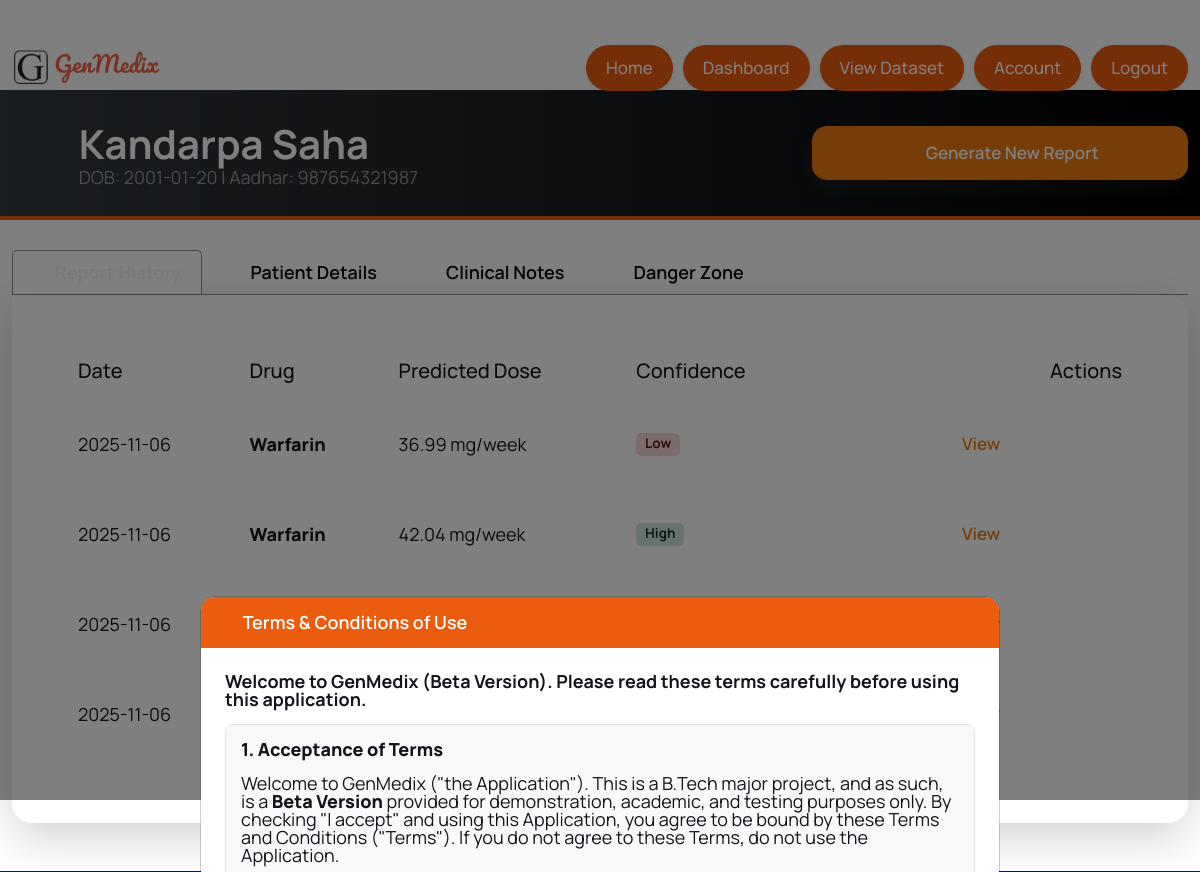
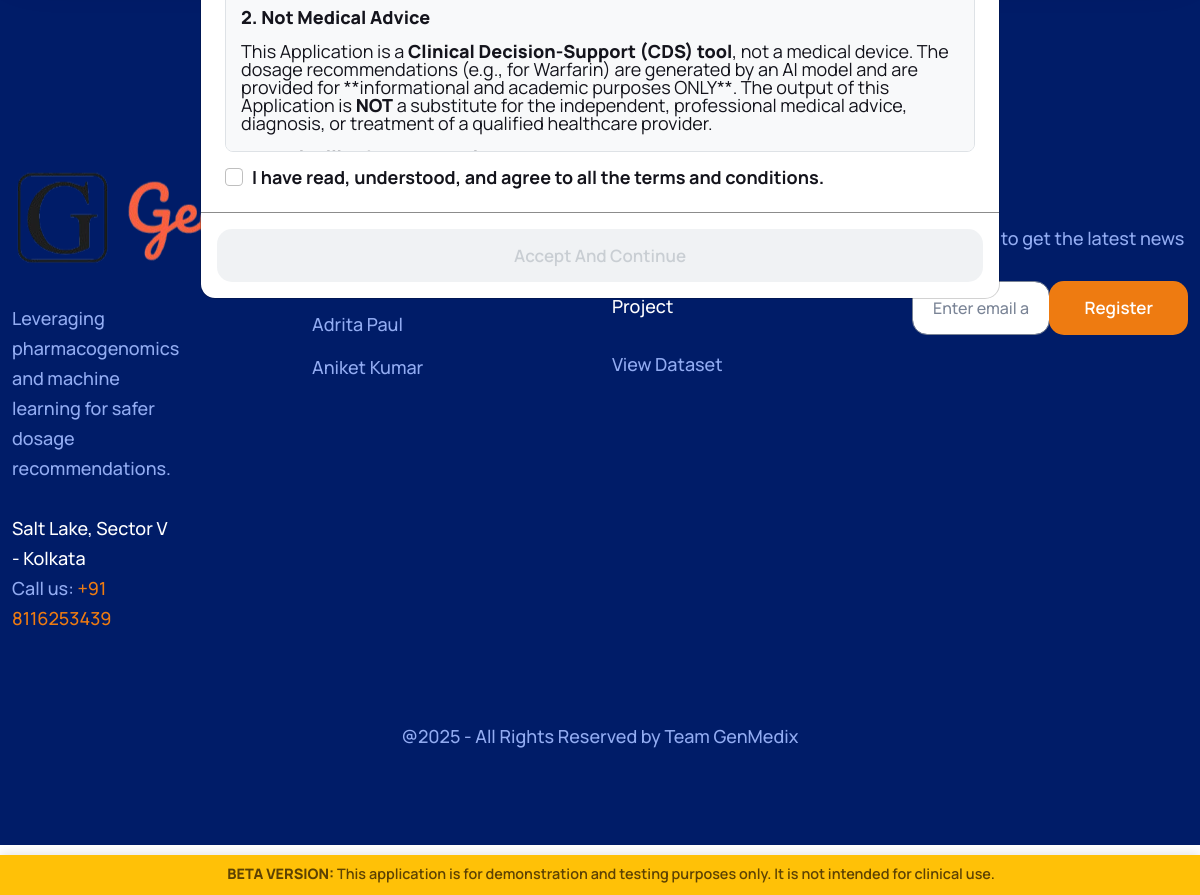
Screenshot of /view_patient/1 (signed in) with the database file from the repository (2 pictures, top to bottom).
### app.py (models this page shows)
class Patient(db.Model):
    id = db.Column(db.Integer, primary_key=True)
    full_name = db.Column(db.String(150), nullable=False)
    dob = db.Column(db.String(10)) # Store as YYYY-MM-DD
    gender = db.Column(db.String(10))
    aadhar = db.Column(db.String(12), unique=True) # Patient's Aadhar
    country = db.Column(db.String(50))
    address = db.Column(db.String(200))
    doctor_id = db.Column(db.Integer, db.ForeignKey('user.id'), nullable=False)
    reports = db.relationship('Report', backref='patient', lazy=True, cascade="all, delete-orphan")
    notes = db.relationship('Note', backref='patient', lazy=True, cascade="all, delete-orphan")

class Report(db.Model):
    id = db.Column(db.Integer, primary_key=True)
    generated_at = db.Column(db.DateTime, default=datetime.utcnow)
    drug_name = db.Column(db.String(50), nullable=False)
    predicted_dose = db.Column(db.String(50))
    model_used = db.Column(db.String(50))
    confidence = db.Column(db.String(20))
    doctor_name = db.Column(db.String(150))
    report_data_json = db.Column(db.Text)
    patient_id = db.Column(db.Integer, db.ForeignKey('patient.id'), nullable=False)

### app.py (the view)
@app.route('/view_patient/<int:patient_id>')
@login_required
def view_patient(patient_id):
    patient = Patient.query.get_or_404(patient_id)
    if patient.doctor_id != current_user.id:
        flash("You are not authorized to view this patient.", "danger")
        return redirect(url_for('dashboard'))
    reports = Report.query.filter_by(patient_id=patient.id).order_by(Report.generated_at.desc()).all()
    notes = Note.query.filter_by(patient_id=patient.id).order_by(Note.created_at.desc()).all()
    return render_template('view_patient.html', patient=patient, reports=reports, notes=notes)

### app.py (called while the page is built)
@app.before_request
def check_maintenance_and_db():
    if os.environ.get('MAINTENANCE_MODE') == 'true':
        if request.endpoint and request.endpoint != 'static':
            return render_template('maintenance.html'), 503 # 503 = Service Unavailable
    try:
        inspector = inspect(db.engine)
        if not inspector.has_table("user"):
            print("--- No 'user' table found. Creating all tables... ---")
            with app.app_context():
                db.create_all()
            print("--- Database tables created. ---")
    except Exception as e:
        print(f"--- ERROR checking/creating tables: {e} ---")

@login_manager.user_loader
def load_user(user_id):
    return User.query.get(int(user_id))

### templates/view_patient.html (shortened to what this page needs)
{% extends "base.html" %}
{% block content %}
<main class="main-content position-relative max-height-vh-100 h-100" style="padding-top: 120px;">
    <section class="patient-header-section position-relative">
        <div class="container">
            <div class="row align-items-center">
                <div class="col-12 col-lg-8 mb-3 mb-lg-0">
                    <div class="d-flex align-items-center">
                        <div class="patient-avatar">
                            <i class="ti ti-user-circle"></i>
                        </div>
                        <div>
                            <h1 class="mb-0 text-white">{{ patient.full_name }}</h1>
                            <p class="text-white-50 mb-0">
                                DOB: {{ patient.dob }}  |  Aadhar: {{ patient.aadhar }}
                            </p>
                        </div>
                    </div>
                </div>
                <div class="col-12 col-lg-4 text-lg-end">
                    <a href="{{ url_for('select_drug', patient_id=patient.id) }}" class="btn btn-warning btn-hover-secondery btn-lg text-capitalize shadow-sm w-100 w-lg-auto">
                        <i class="ti ti-report-medical me-2"></i> Generate New Report
                    </a>
                </div>
            </div>
        </div>
    </section>
    <section class="patient-content-section position-relative pb-5" style="padding-top: 50px;">
        <div class="container">
            <ul class="nav nav-tabs professional-tabs flex-nowrap flex-sm-wrap overflow-auto overflow-sm-hidden" id="patientTab" role="tablist">
                <li class="nav-item" role="presentation">
                    <button class="nav-link active" id="history-tab" data-bs-toggle="tab" data-bs-target="#history-pane" type="button" role="tab" aria-controls="history-pane" aria-selected="true">
                        <i class="ti ti-history me-2"></i>Report History
                    </button>
                </li>
                <li class="nav-item" role="presentation">
                    <button class="nav-link" id="details-tab" data-bs-toggle="tab" data-bs-target="#details-pane" type="button" role="tab" aria-controls="details-pane" aria-selected="false">
                        <i class="ti ti-user me-2"></i>Patient Details
                    </button>
                </li>
                <li class="nav-item" role="presentation">
                    <button class="nav-link" id="notes-tab" data-bs-toggle="tab" data-bs-target="#notes-pane" type="button" role="tab" aria-controls="notes-pane" aria-selected="false">
                        <i class="ti ti-pencil me-2"></i>Clinical Notes
                    </button>
                </li>
                <li class="nav-item" role="presentation">
                    <button class="nav-link" id="danger-tab" data-bs-toggle="tab" data-bs-target="#danger-pane" type="button" role="tab" aria-controls="danger-pane" aria-selected="false">
                        <i class="ti ti-alert-triangle me-2"></i>Danger Zone
                    </button>
                </li>
            </ul>
            <div class="tab-content" id="patientTabContent">
                <div class="tab-pane fade show active" id="history-pane" role="tabpanel" aria-labelledby="history-tab" tabindex="0">
                    <div class="contact-us-box bg-white shadow-lg rounded-4 p-4 p-md-5">
                        <div class="table-responsive">
                            <table class="table table-hover align-middle fs-7">
                                <thead>
                                    <tr>
                                        <th scope="col" class="fs-6">Date</th>
                                        <th scope="col" class="fs-6">Drug</th>
                                        <th scope="col" class="fs-6">Predicted Dose</th>
                                        <th scope="col" class="fs-6">Confidence</th>
                                        <th scope="col" class="fs-6 text-end">Actions</th>
                                    </tr>
                                </thead>
                                <tbody>
                                    {% if reports %}
                                        {% for report in reports %}
                                            <tr>
                                                <td>{{ report.generated_at.strftime('%Y-%m-%d') }}</td>
                                                <td><strong>{{ report.drug_name }}</strong></td>
                                                <td>{{ report.predicted_dose }}</td>
                                                <td>
                                                    {% if report.confidence == 'High' %}
                                                        <span class="badge bg-success-subtle text-success">{{ report.confidence }}</span>
                                                    {% elif report.confidence == 'Medium' %}
                                                        <span class="badge bg-warning-subtle text-warning">{{ report.confidence }}</span>
                                                    {% else %}
                                                        <span class="badge bg-danger-subtle text-danger">{{ report.confidence }}</span>
                                                    {% endif %}
                                                </td>
                                                <td class="text-end">
                                                    <a href="{{ url_for('view_report', report_id=report.id) }}" class="btn btn-sm btn-outline-warning" title="View Report">
                                                        <i class="ti ti-eye"></i> View
                                                    </a>
                                                    <form action="{{ url_for('delete_report', report_id=report.id) }}" method="POST" style="display: inline-block;" onsubmit="return confirm('Are you sure you want to delete this report?');">
                                                        <button type="submit" class="btn btn-sm btn-outline-danger" title="Delete Report">
                                                            <i class="ti ti-trash"></i>
                                                        </button>
                                                    </form>
                                                </td>
                                            </tr>
                                        {% endfor %}
                                    {% else %}
                                        <tr>
                                            <td colspan="5" class="text-center text-muted p-4">No reports have been generated for this patient.</td>
                                        </tr>
                                    {% endif %}
                                </tbody>
                            </table>
                        </div>
                    </div>
                </div>
            </div>
        </div>
    </section>
</main>
{% endblock %}

### rows the page displays
Patient: full_name "Kandarpa Saha", dob "2001-01-20", aadhar "987654321987"
Report: generated_at "2025-11-06", drug_name "Warfarin", predicted_dose "36.99 mg/week", confidence "Low"
Report: generated_at "2025-11-06", drug_name "Warfarin", predicted_dose "42.04 mg/week", confidence "High"
Report: generated_at "2025-11-06"
Report: generated_at "2025-11-06"
